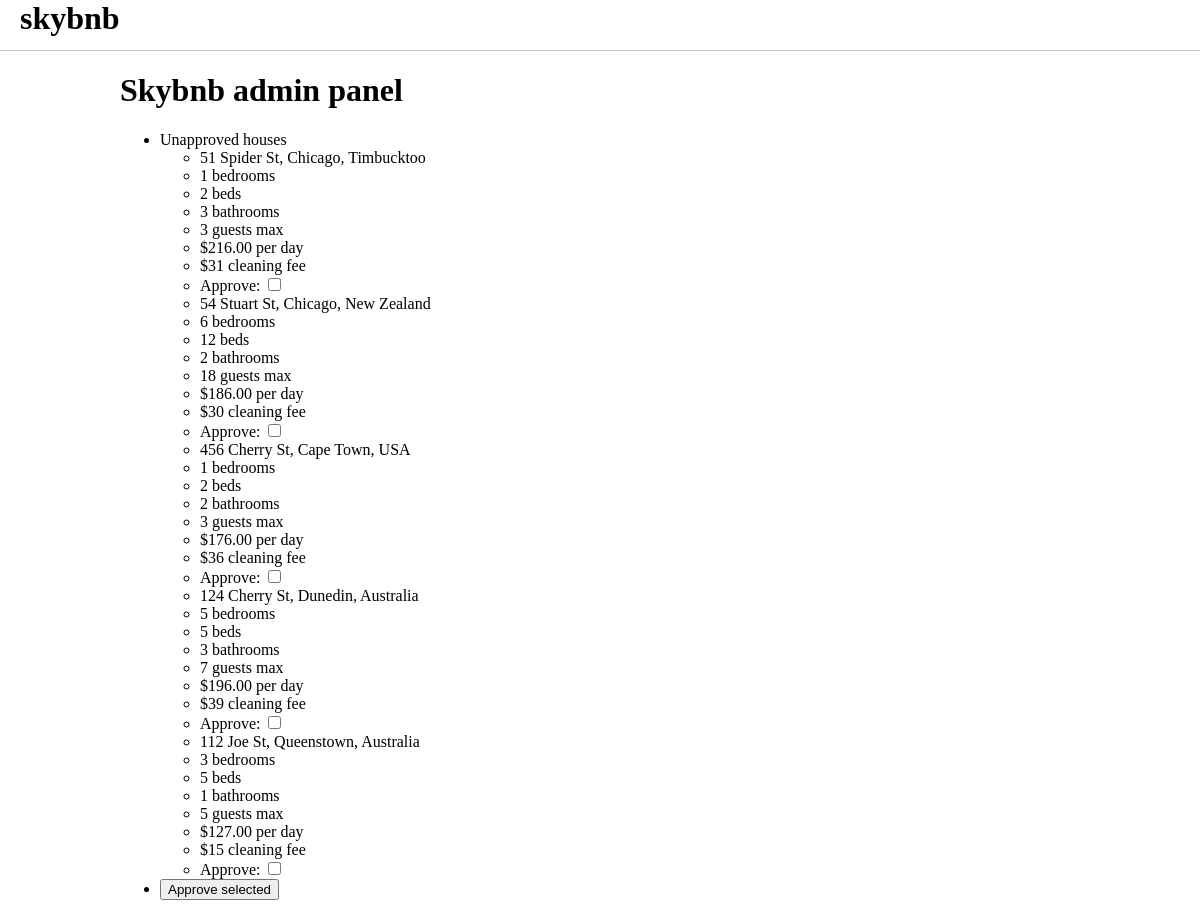
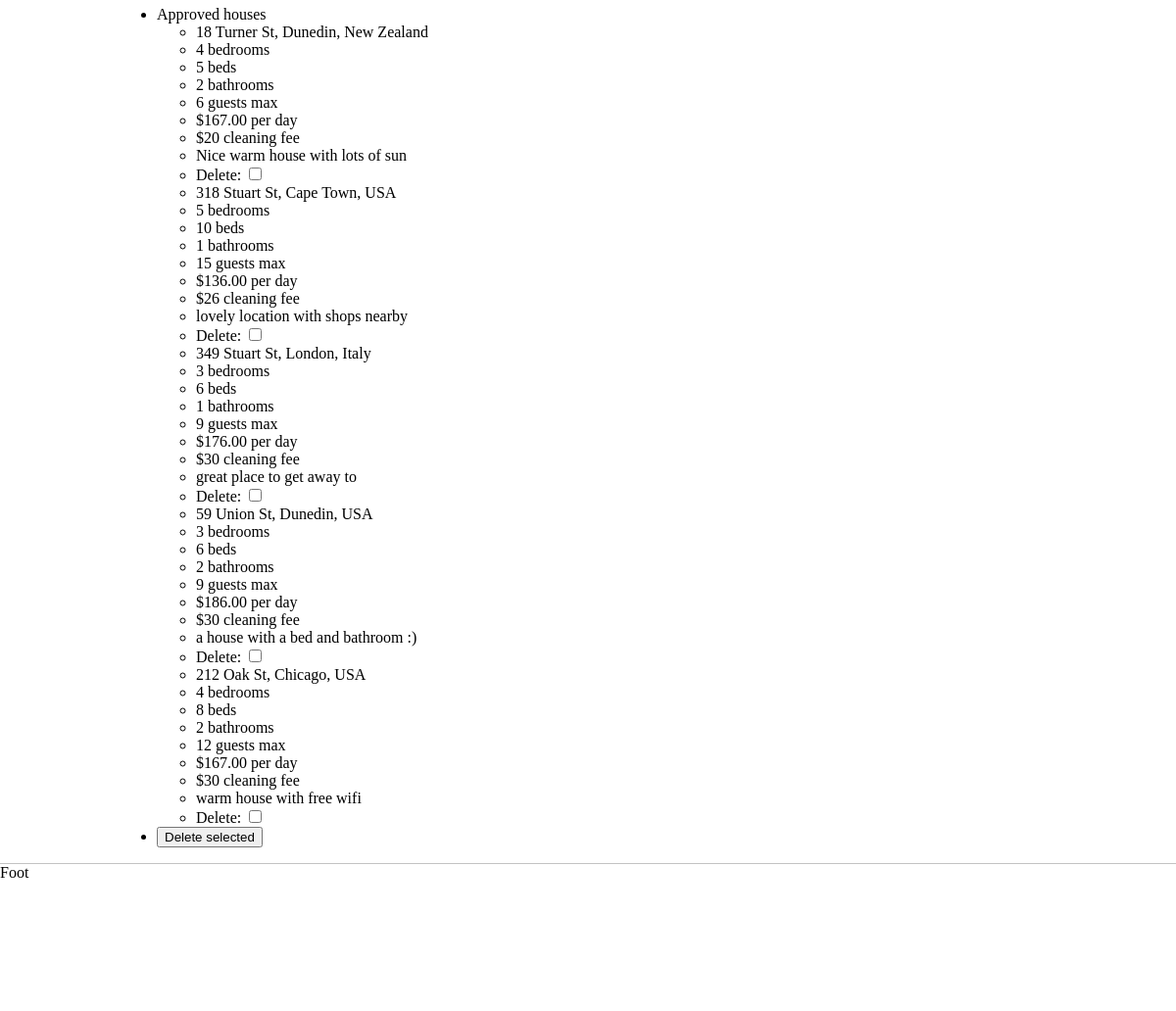
The app's page /adminwebserver_files/www/admin.php with its own data (2 pictures, top to bottom).
### tables this page shows
CREATE TABLE Houses (

  house_id int(255) AUTO_INCREMENT,

  bedrooms int(255) not null,
  
  beds int(255) not null,
  
  guest_limit int(255) not null,
  
  bathrooms int(255) not null,
  
  price_per_day decimal(65,2) not null,
  
  cleaning_fee int(255) not null,
  
  description varchar(600) not null,
  
  city varchar(100) not null,
  
  country varchar(100) not null,
  
  address varchar(150) not null,
  
  approved bool not null,

  PRIMARY KEY (house_id)

);

### adminwebserver_files/www/admin.php (the view, shortened to what this page needs)
<?php
$servername = "192.168.12.42";
$username = "adminprivilege";
$password = "password1239";
$dbname = "skybnb";
$conn = new mysqli($servername, $username, $password, $dbname);
$sql_approved = "SELECT * FROM `Houses` where `approved` = TRUE";
$sql_not_approved = "SELECT * FROM `Houses` where `approved` = FALSE ";
$result_approved = $conn->query($sql_approved);
$result_not_approved = $conn->query($sql_not_approved);
?>
<!doctype html>
<html lang="en">
<head>
    <link type="text/css" rel="stylesheet" href="styleMain.css">
</head>
<body>
<?php include"header.php" ?>
    <main>
        <h1>Skybnb admin panel</h1>
        <form action="admin.php" method="post">
    <ul>
        <li id="unapproved_list">Unapproved houses</li>
        <?php
            while($row = $result_not_approved->fetch_assoc()) {
                echo "<ul>";
                echo "<li>" .$row["address"]. ", ". $row["city"]. ", ". $row["country"]. "</li>";
                echo "<li>" . $row["bedrooms"]. " bedrooms". "</li>";
                echo "<li>" . $row["beds"]. " beds". "</li>";
                echo "<li>" . $row["bathrooms"]. " bathrooms". "</li>";
                echo "<li>" . $row["guest_limit"]. " guests max". "</li>";
                echo "<li>" ."$" . $row["price_per_day"]. " per day". "</li>";
                echo "<li>" ."$" . $row["cleaning_fee"]. " cleaning fee". "</li>";
                echo "<li>" . "Approve: "."<input type='checkbox' onclick='addHouseToCookie(".$row["house_id"].',"approve"'.")'>"."</li>";
                echo "</ul>";
            }
            ?>
        <li><input type="submit" value="Approve selected" name="approve"></li>
    </ul>
        <ul>
        <li id="approved_list">Approved houses</li>
        <?php
            while($row = $result_approved->fetch_assoc()) {
                echo "<ul>";
                echo "<li>" .$row["address"]. ", ". $row["city"]. ", ". $row["country"]. "</li>";
                echo "<li>" . $row["bedrooms"]. " bedrooms". "</li>";
                echo "<li>" . $row["beds"]. " beds". "</li>";
                echo "<li>" . $row["bathrooms"]. " bathrooms". "</li>";
                echo "<li>" . $row["guest_limit"]. " guests max". "</li>";
                echo "<li>" ."$" . $row["price_per_day"]. " per day". "</li>";
                echo "<li>" ."$" . $row["cleaning_fee"]. " cleaning fee". "</li>";
                echo "<li>" . $row["description"]. "</li>";
                echo "<li>" . "Delete: "."<input type='checkbox' onclick='addHouseToCookie(".$row["house_id"].',"delete"'.")'>"."</li>";
                echo "</ul>";
            }
            ?>
            <li><input type="submit" value="Delete selected" name="delete"></li>
        </ul>
        </form>
    </main>
<?php include"footer.php" ?>
</body>
</html>

### adminwebserver_files/www/header.php
<header><h1>skybnb</h1></header>

### adminwebserver_files/www/footer.php
<footer>Foot</footer>

### adminwebserver_files/www/styleMain.css (style rules this page uses)
body { margin: auto; }
header { width: 100%; border-bottom: 1px solid #c3c3c3; height: 50px; }
header h1 { margin: auto; padding-left: 20px; }
footer { width: 100%; height: 150px; border-top: 1px solid #c3c3c3; }
main { width: 80%; margin: auto; }

### records on screen
houses: address "51 Spider St", city "Chicago", country "Timbucktoo", bedrooms "1", beds "2", bathrooms "3", guest_limit "3", price_per_day "216.00", cleaning_fee "31"
houses: address "54 Stuart St", city "Chicago", country "New Zealand", bedrooms "6", beds "12", bathrooms "2", guest_limit "18", price_per_day "186.00", cleaning_fee "30"
houses: address "456 Cherry St", city "Cape Town", country "USA", bedrooms "1", beds "2", bathrooms "2", guest_limit "3", price_per_day "176.00", cleaning_fee "36"
houses: address "124 Cherry St", city "Dunedin", country "Australia", bedrooms "5", beds "5", bathrooms "3", guest_limit "7", price_per_day "196.00", cleaning_fee "39"
houses: address "112 Joe St", city "Queenstown", country "Australia", bedrooms "3", beds "5", bathrooms "1", guest_limit "5", price_per_day "127.00", cleaning_fee "15"
houses: address "18 Turner St", city "Dunedin", country "New Zealand", bedrooms "4", beds "5", bathrooms "2", guest_limit "6", price_per_day "167.00", cleaning_fee "20", description "Nice warm house with lots of sun"
houses: address "318 Stuart St", city "Cape Town", country "USA", bedrooms "5", beds "10", bathrooms "1", guest_limit "15", price_per_day "136.00", cleaning_fee "26", description "lovely location with shops nearby"
houses: address "349 Stuart St", city "London", country "Italy", bedrooms "3", beds "6", bathrooms "1", guest_limit "9", price_per_day "176.00", cleaning_fee "30", description "great place to get away to"
houses: address "59 Union St", city "Dunedin", country "USA", bedrooms "3", beds "6", bathrooms "2", guest_limit "9", price_per_day "186.00", cleaning_fee "30", description "a house with a bed and bathroom :)"
houses: address "212 Oak St", city "Chicago", country "USA", bedrooms "4", beds "8", bathrooms "2", guest_limit "12", price_per_day "167.00", cleaning_fee "30", description "warm house with free wifi"
